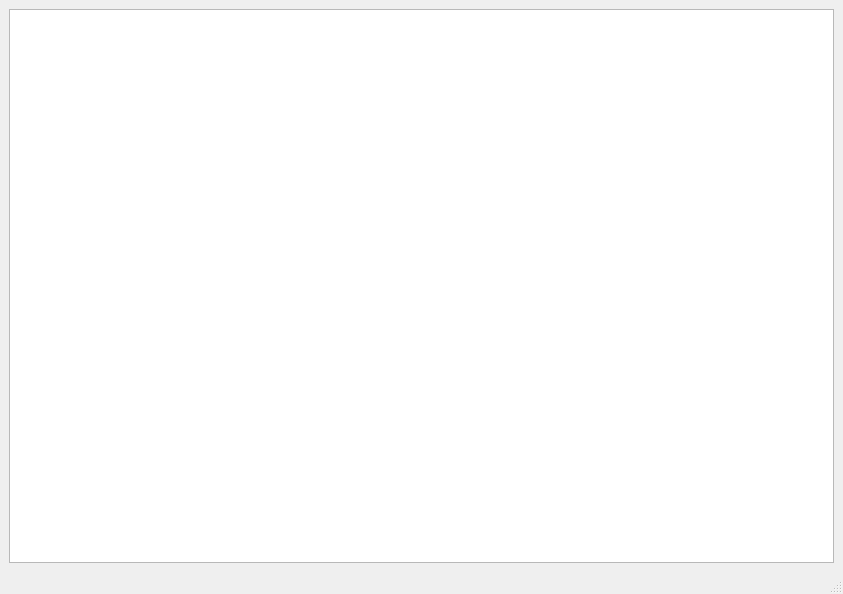
<?xml version="1.0" encoding="UTF-8"?>
<ui version="4.0">
 <class>MainWindow</class>
 <widget class="QMainWindow" name="MainWindow">
  <property name="geometry">
   <rect>
    <x>0</x>
    <y>0</y>
    <width>843</width>
    <height>594</height>
   </rect>
  </property>
  <property name="windowTitle">
   <string>MainWindow</string>
  </property>
  <widget class="QWidget" name="centralwidget">
   <layout class="QVBoxLayout" name="verticalLayout">
    <item>
     <widget class="QTableView" name="tableView"/>
    </item>
   </layout>
  </widget>
  <widget class="QMenuBar" name="menubar">
   <property name="geometry">
    <rect>
     <x>0</x>
     <y>0</y>
     <width>843</width>
     <height>23</height>
    </rect>
   </property>
  </widget>
  <widget class="QStatusBar" name="statusbar"/>
 </widget>
 <resources/>
 <connections/>
</ui>
